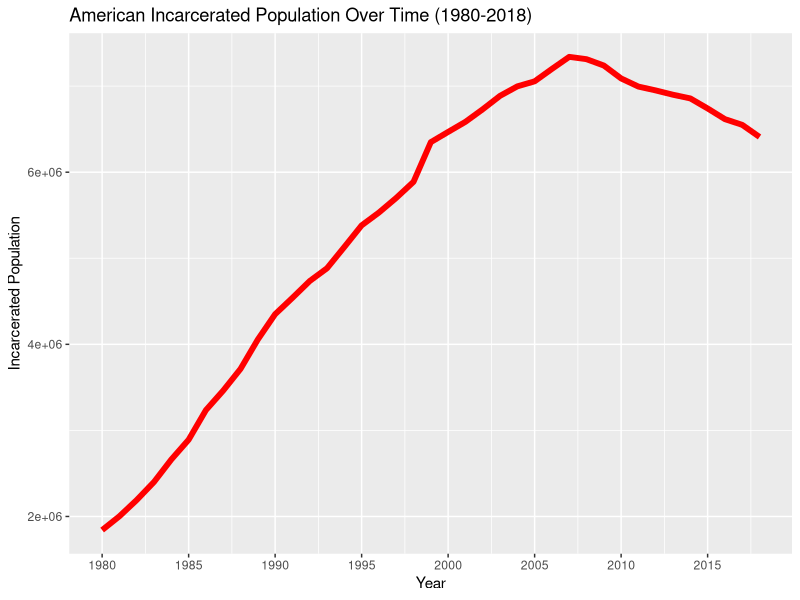
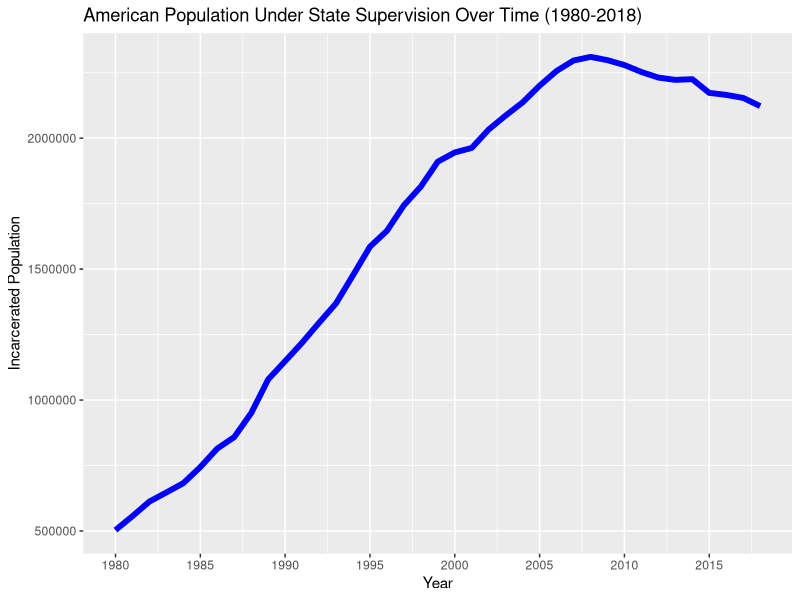
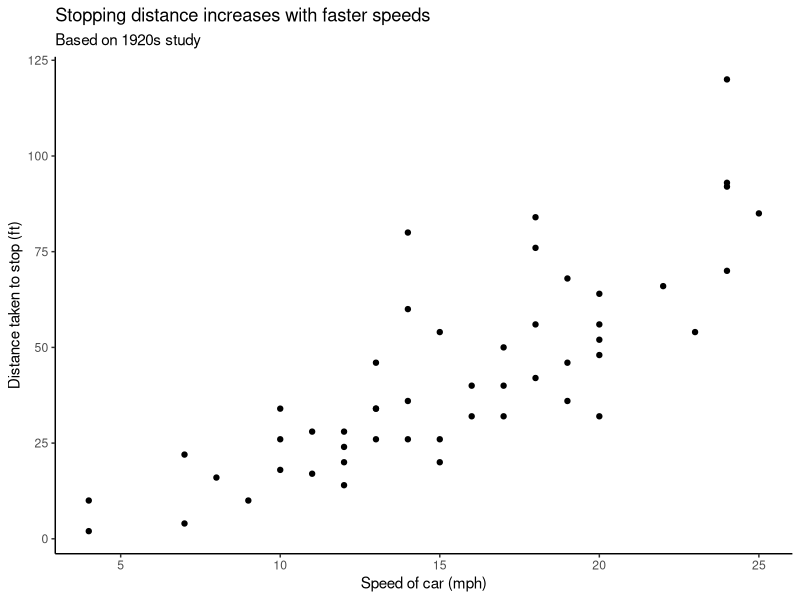

The R source for these figures, in order:
## ---- chunk 1
library(tidyverse)
library(kableExtra) 

# Set code chunk defaults 
knitr::opts_chunk$set(echo = FALSE, 
                      mesage = FALSE,
                      warning = FALSE,
                      fig.align = "center")

# Set R environment options
options(knitr.kable.NA = '')
incarceration_populations <-  read_csv("incarceration_populations.csv")
## ---- chunk 2
ggplot(incarceration_populations, aes(x=year, y=total_supervised, group=1)) +
  geom_line(color="red", size=2) + 
  scale_x_continuous(breaks=seq(1970, 2018, 5))+
  labs(title="American Incarcerated Population Over Time (1980-2018)", y = "Incarcerated Population", x= "Year")
## ---- chunk 3
ggplot(incarceration_populations, aes(x=year, y=total_incarcerated, group=1)) +
  geom_line(color="blue", size=2) + 
  scale_x_continuous(breaks=seq(1970, 2018, 5))+
  labs(title="American Population Under State Supervision Over Time (1980-2018)", y = "Incarcerated Population", x= "Year")
## ---- chunk 4
summary(cars)
## ---- chunk 5
summary(cars) %>%
  kable(col.names = c("Speed", "Distance"),
        row.names = FALSE) %>%
  kable_styling(bootstrap_options = "striped",
                full_width = FALSE) %>%
  row_spec(0, bold = TRUE) %>%
  column_spec(1:2, width = "1.5in") 
## ---- chunk 6
ggplot(data = cars, aes(x = speed, y = dist)) + 
  geom_point() + 
  labs(x = "Speed of car (mph)",
       y = "Distance taken to stop (ft)",
       title = "Stopping distance increases with faster speeds",
       subtitle = "Based on 1920s study") +
  theme_classic()
## ---- chunk 7
knitr::include_graphics("https://media.giphy.com/media/H7ZrrA9V2pd3Tehdds/giphy.gif")
